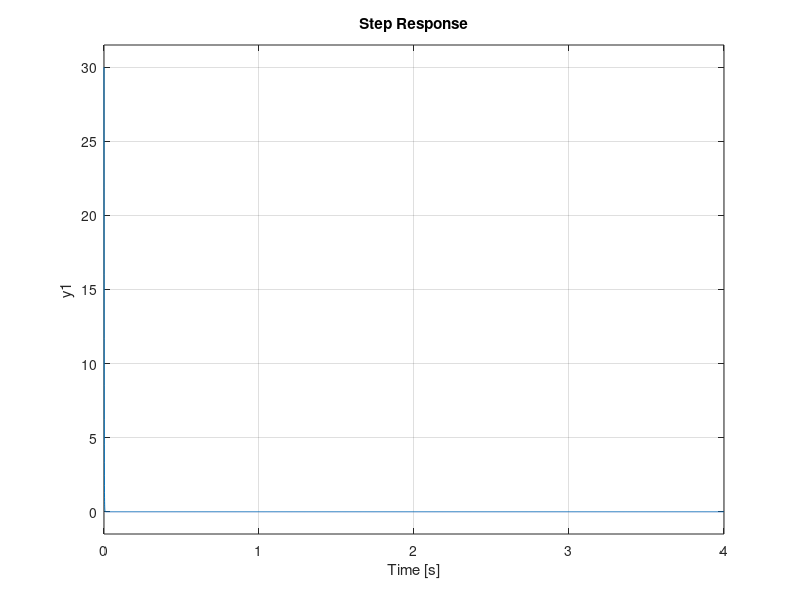

This figure's MATLAB source:
clc, clear;
close all;

s = tf('s');

%Define Plt
G = 0.03 / (0.001*s^2 + 1.00003*s + 0.0309);

ssG = s^2 * G;

sys = tf(ssG); %Create Transfer FUnction object
step(sys);   %Plot Step Response
